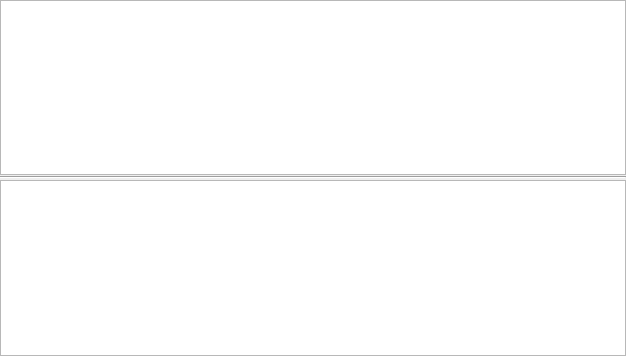
<?xml version="1.0" encoding="UTF-8"?>
<ui version="4.0">
 <class>CSPDWidget</class>
 <widget class="QWidget" name="CSPDWidget">
  <property name="geometry">
   <rect>
    <x>0</x>
    <y>0</y>
    <width>626</width>
    <height>356</height>
   </rect>
  </property>
  <property name="windowTitle">
   <string>Form</string>
  </property>
  <layout class="QVBoxLayout" name="verticalLayout">
   <property name="spacing">
    <number>1</number>
   </property>
   <property name="leftMargin">
    <number>0</number>
   </property>
   <property name="topMargin">
    <number>0</number>
   </property>
   <property name="rightMargin">
    <number>0</number>
   </property>
   <property name="bottomMargin">
    <number>0</number>
   </property>
   <item>
    <widget class="QTreeView" name="tvDimms"/>
   </item>
   <item>
    <widget class="Line" name="line">
     <property name="orientation">
      <enum>Qt::Horizontal</enum>
     </property>
    </widget>
   </item>
   <item>
    <widget class="QTreeView" name="tvDimmInfo"/>
   </item>
  </layout>
 </widget>
 <resources/>
 <connections/>
</ui>
